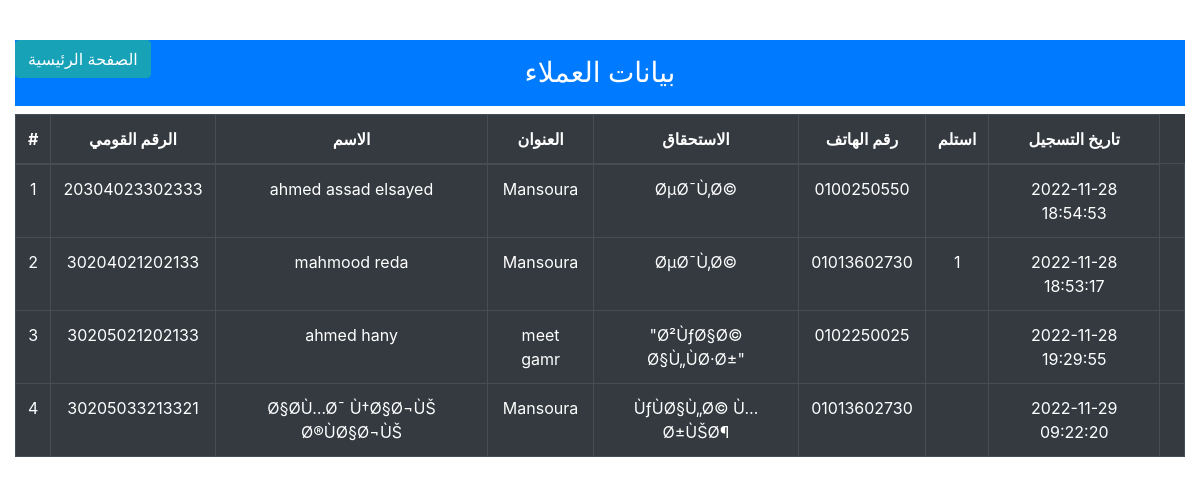
/client/clients/all.php, run on the app's committed database.
### tables this page shows
CREATE TABLE IF NOT EXISTS `client` (
  `client_id` bigint(100) NOT NULL,
  `client_name` varchar(200) NOT NULL,
  `client_address` varchar(200) NOT NULL,
  `client_deal` varchar(200) NOT NULL,
  `client_mobile` varchar(100) NOT NULL,
  `receive` tinyint(4) DEFAULT NULL,
  `client_created_at` timestamp NOT NULL DEFAULT CURRENT_TIMESTAMP,
  PRIMARY KEY (`client_id`)
);

### function/db.php (called while the page is built, shortened)
<?php
$server = "localhost";
$username = "root";
$password = "";
$db = "bta";
$conn = mysqli_connect($server,$username,$password,$db);
function getRows($table){
    global $conn ;
    $sql="SELECT * FROM `$table`";
    $result =mysqli_query($conn,$sql);
    if ($result){
        $rows=[];
        if (mysqli_num_rows($result)>0) {
        while($row=mysqli_fetch_assoc($result)) {
            $rows[]=$row;
    }
        }
    }
    return $rows ;
    }

### client/clients/all.php (the view, shortened to what this page needs)
<?php require_once '../../function/db.php'?>
<?php require_once '../inc/header.php'?>
<div class="col-sm-12">
<a href="../index.php" class="btn btn-info"style="position: absolute;" >الصفحة الرئيسية</a>
        <h3 class="text-center p-3 bg-primary text-white">بيانات العملاء</h3>
        <table class="table table-dark table-bordered">
            <thead>
                <tr class="text-center">
                    <th scope="col">#</th>
                    <th scope="col">الرقم القومي</th>
                    <th scope="col">الاسم</th>
                    <th scope="col">العنوان</th>
                    <th scope="col">الاستحقاق</th>
                    <th scope="col">رقم الهاتف</th>
                    <th scope="col">استلم </th>
                    <th scope="col">تاريخ التسجيل</th>
                </tr>
            </thead>
            <tbody>
                <?php $data = getRows('client');  $x=1; ?>
                <?php foreach($data as $row){   ?>
                    <tr class="text-center">
                    <td scope="row"><?php echo $x; ?></td>
                    <td class="text-center"><?php echo $row['client_id']; ?></td>
                    <td class="text-center"><?php echo $row['client_name']; ?></td>
                    <td class="text-center"><?php echo $row['client_address']; ?></td>
                    <td class="text-center"><?php echo $row['client_deal']; ?></td>
                    <td class="text-center"><?php echo  $row['client_mobile']; ?></td>
                    <td class="text-center"><?php echo $row['receive']; ?></td>
                    <td class="text-center"><?php echo $row['client_created_at']; ?></td>
                    <td class="text-center">
                    </td>
                </tr>
                <?php $x++; } ?>
            </tbody>
        </table>
    </div>
</body>

### client/inc/header.php (shortened to what this page needs)
<!doctype html>
<html lang="en">
  <head>
    <link rel="stylesheet" href="https://cdn.jsdelivr.net/npm/bootstrap@4.4.1/dist/css/bootstrap.min.css">
    <link rel="stylesheet" href="http://localhost/m25r/bet_Almal/assets/js/bootstrap.min.js" >
    <link rel="stylesheet" href=C:\wamp64\www\m25r\bet_Almal\assets\css\style.css >
  </head>

### client/inc/header.php (style rules this page uses)
h3 { margin-top: 40px ; }

### data on the page
client: client_id "20304023302333", client_name "ahmed assad elsayed", client_address "Mansoura", client_deal "ØµØ¯Ù‚Ø©", client_mobile "0100250550", client_created_at "2022-11-28 18:54:53"
client: client_id "30204021202133", client_name "mahmood reda", client_address "Mansoura", client_deal "ØµØ¯Ù‚Ø©", client_mobile "01013602730", receive "1", client_created_at "2022-11-28 18:53:17"
client: client_id "30205021202133", client_name "ahmed hany", client_address "meet gamr", client_deal "\"Ø²ÙƒØ§Ø© Ø§Ù„ÙØ·Ø±\"", client_mobile "0102250025", client_created_at "2022-11-28 19:29:55"
client: client_id "30205033213321", client_name "Ø§Ø­Ù…Ø¯ Ù†Ø§Ø¬ÙŠ Ø®ÙØ§Ø¬ÙŠ", client_address "Mansoura", client_deal "ÙƒÙØ§Ù„Ø© Ù…Ø±ÙŠØ¶", client_mobile "01013602730", client_created_at "2022-11-29 09:22:20"
